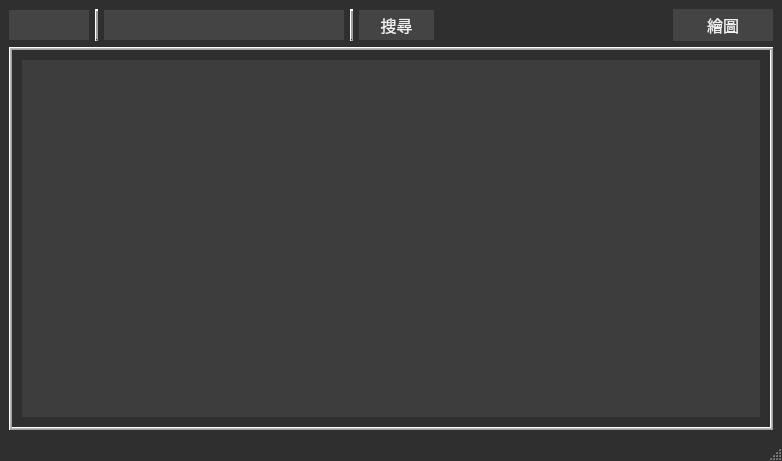
<?xml version="1.0" encoding="UTF-8"?>
<ui version="4.0">
 <class>MainWindow</class>
 <widget class="QMainWindow" name="MainWindow">
  <property name="geometry">
   <rect>
    <x>0</x>
    <y>0</y>
    <width>782</width>
    <height>461</height>
   </rect>
  </property>
  <property name="windowTitle">
   <string>MainWindow</string>
  </property>
  <property name="styleSheet">
   <string notr="true">QMainWindow {
    background-color: #2f2f2f;
    color: #f0f0f0;
}

QMenuBar {
    background-color: #3d3d3d;
    color: #f0f0f0;
}

QMenuBar::item {
    background-color: transparent;
}

QMenuBar::item:selected {
    background-color: #444444;
}

QMenu {
    background-color: #3d3d3d;
    color: #f0f0f0;
    border: 1px solid #444444;
}

QMenu::item {
    padding: 4px 24px;
}

QMenu::item:selected {
    background-color: #444444;
}

QToolBar {
    background-color: #3d3d3d;
    border: 1px solid #444444;
    spacing: 3px;
}

QToolBar::separator {
    background-color: #444444;
}

QPushButton {
    color: #f0f0f0;
    background-color: #444444;
    border: none;
    padding: 4px 16px;
}

QPushButton:hover {
    background-color: #3d3d3d;
}

QLineEdit {
    color: #f0f0f0;
    background-color: #444444;
    padding: 2px;
    border: none;
}

QLabel {
    color: #f0f0f0;
    background-color: #2f2f2f;
}

QTableWidget {
    background-color: #3d3d3d;
    color: #f0f0f0;
    alternate-background-color: #444444;
    gridline-color: #444444;
}

QHeaderView {
    background-color: #3d3d3d;
    color: #f0f0f0;
    border: none;
}

QHeaderView::section {
    background-color: #2f2f2f;
    color: #f0f0f0;
    padding: 4px 8px;
    border: none;
}

QHeaderView::section:checked {
    background-color: #444444;
}

QHeaderView::section:hover {
    background-color: #444444;
}

QComboBox {
    color: #f0f0f0;
    background-color: #444444;
    border: none;
    padding: 2px;
}

QComboBox:hover {
    background-color: #3d3d3d;
}

QComboBox::drop-down {
    subcontrol-origin: padding;
    subcontrol-position: top right;
    width: 24px;
    border-left-width: 1px;
    border-left-color: #444444;
    border-left-style: solid;
}

QComboBox::down-arrow {
    image: url(down_arrow.png);
    width: 16px;
    height: 16px;
}</string>
  </property>
  <widget class="QWidget" name="centralwidget">
   <layout class="QGridLayout" name="gridLayout_3">
    <item row="0" column="0">
     <layout class="QVBoxLayout" name="verticalLayout">
      <item>
       <layout class="QGridLayout" name="gridLayout_2">
        <item row="0" column="0">
         <widget class="QSplitter" name="splitter">
          <property name="orientation">
           <enum>Qt::Horizontal</enum>
          </property>
          <widget class="QSplitter" name="splitter_2">
           <property name="orientation">
            <enum>Qt::Horizontal</enum>
           </property>
           <widget class="QWidget" name="layoutWidget">
            <layout class="QHBoxLayout" name="horizontalLayout">
             <item>
              <widget class="QComboBox" name="comboBox">
               <property name="minimumSize">
                <size>
                 <width>80</width>
                 <height>30</height>
                </size>
               </property>
               <property name="maximumSize">
                <size>
                 <width>16777215</width>
                 <height>30</height>
                </size>
               </property>
               <item>
                <property name="text">
                 <string/>
                </property>
               </item>
               <item>
                <property name="text">
                 <string>苗栗縣</string>
                </property>
               </item>
               <item>
                <property name="text">
                 <string>連江縣</string>
                </property>
               </item>
               <item>
                <property name="text">
                 <string>彰化縣</string>
                </property>
               </item>
               <item>
                <property name="text">
                 <string>雲林縣</string>
                </property>
               </item>
               <item>
                <property name="text">
                 <string>金門縣</string>
                </property>
               </item>
               <item>
                <property name="text">
                 <string>澎湖縣</string>
                </property>
               </item>
               <item>
                <property name="text">
                 <string>嘉義縣</string>
                </property>
               </item>
               <item>
                <property name="text">
                 <string>南投縣</string>
                </property>
               </item>
               <item>
                <property name="text">
                 <string>臺東縣</string>
                </property>
               </item>
               <item>
                <property name="text">
                 <string>屏東縣</string>
                </property>
               </item>
               <item>
                <property name="text">
                 <string>花蓮縣</string>
                </property>
               </item>
               <item>
                <property name="text">
                 <string>宜蘭縣</string>
                </property>
               </item>
               <item>
                <property name="text">
                 <string>新竹縣</string>
                </property>
               </item>
               <item>
                <property name="text">
                 <string>基隆市</string>
                </property>
               </item>
               <item>
                <property name="text">
                 <string>新竹市</string>
                </property>
               </item>
               <item>
                <property name="text">
                 <string>新北市</string>
                </property>
               </item>
               <item>
                <property name="text">
                 <string>桃園市</string>
                </property>
               </item>
               <item>
                <property name="text">
                 <string>臺北市</string>
                </property>
               </item>
               <item>
                <property name="text">
                 <string>臺中市</string>
                </property>
               </item>
               <item>
                <property name="text">
                 <string>臺南市</string>
                </property>
               </item>
               <item>
                <property name="text">
                 <string>高雄市</string>
                </property>
               </item>
               <item>
                <property name="text">
                 <string>嘉義市</string>
                </property>
               </item>
              </widget>
             </item>
             <item>
              <widget class="Line" name="line_2">
               <property name="frameShadow">
                <enum>QFrame::Raised</enum>
               </property>
               <property name="lineWidth">
                <number>2</number>
               </property>
               <property name="orientation">
                <enum>Qt::Vertical</enum>
               </property>
              </widget>
             </item>
             <item>
              <widget class="QLineEdit" name="lineEdit">
               <property name="minimumSize">
                <size>
                 <width>240</width>
                 <height>30</height>
                </size>
               </property>
               <property name="frame">
                <bool>true</bool>
               </property>
              </widget>
             </item>
             <item>
              <widget class="Line" name="line">
               <property name="frameShadow">
                <enum>QFrame::Raised</enum>
               </property>
               <property name="lineWidth">
                <number>2</number>
               </property>
               <property name="orientation">
                <enum>Qt::Vertical</enum>
               </property>
              </widget>
             </item>
             <item>
              <widget class="QPushButton" name="search_Button">
               <property name="minimumSize">
                <size>
                 <width>75</width>
                 <height>30</height>
                </size>
               </property>
               <property name="maximumSize">
                <size>
                 <width>16777215</width>
                 <height>30</height>
                </size>
               </property>
               <property name="font">
                <font>
                 <family>微軟正黑體</family>
                 <pointsize>12</pointsize>
                </font>
               </property>
               <property name="text">
                <string>搜尋</string>
               </property>
              </widget>
             </item>
            </layout>
           </widget>
          </widget>
         </widget>
        </item>
        <item row="0" column="1">
         <spacer name="horizontalSpacer">
          <property name="orientation">
           <enum>Qt::Horizontal</enum>
          </property>
          <property name="sizeHint" stdset="0">
           <size>
            <width>168</width>
            <height>20</height>
           </size>
          </property>
         </spacer>
        </item>
        <item row="0" column="2">
         <widget class="QPushButton" name="drawing_Button">
          <property name="minimumSize">
           <size>
            <width>100</width>
            <height>30</height>
           </size>
          </property>
          <property name="font">
           <font>
            <family>微軟正黑體</family>
            <pointsize>12</pointsize>
           </font>
          </property>
          <property name="text">
           <string>繪圖</string>
          </property>
         </widget>
        </item>
       </layout>
      </item>
      <item>
       <widget class="QFrame" name="frame">
        <property name="frameShape">
         <enum>QFrame::Box</enum>
        </property>
        <property name="frameShadow">
         <enum>QFrame::Raised</enum>
        </property>
        <property name="lineWidth">
         <number>1</number>
        </property>
        <property name="midLineWidth">
         <number>1</number>
        </property>
        <layout class="QGridLayout" name="gridLayout">
         <item row="0" column="0">
          <widget class="QTableWidget" name="tableWidget"/>
         </item>
        </layout>
       </widget>
      </item>
     </layout>
    </item>
   </layout>
  </widget>
  <widget class="QStatusBar" name="statusbar"/>
 </widget>
 <resources/>
 <connections/>
</ui>
